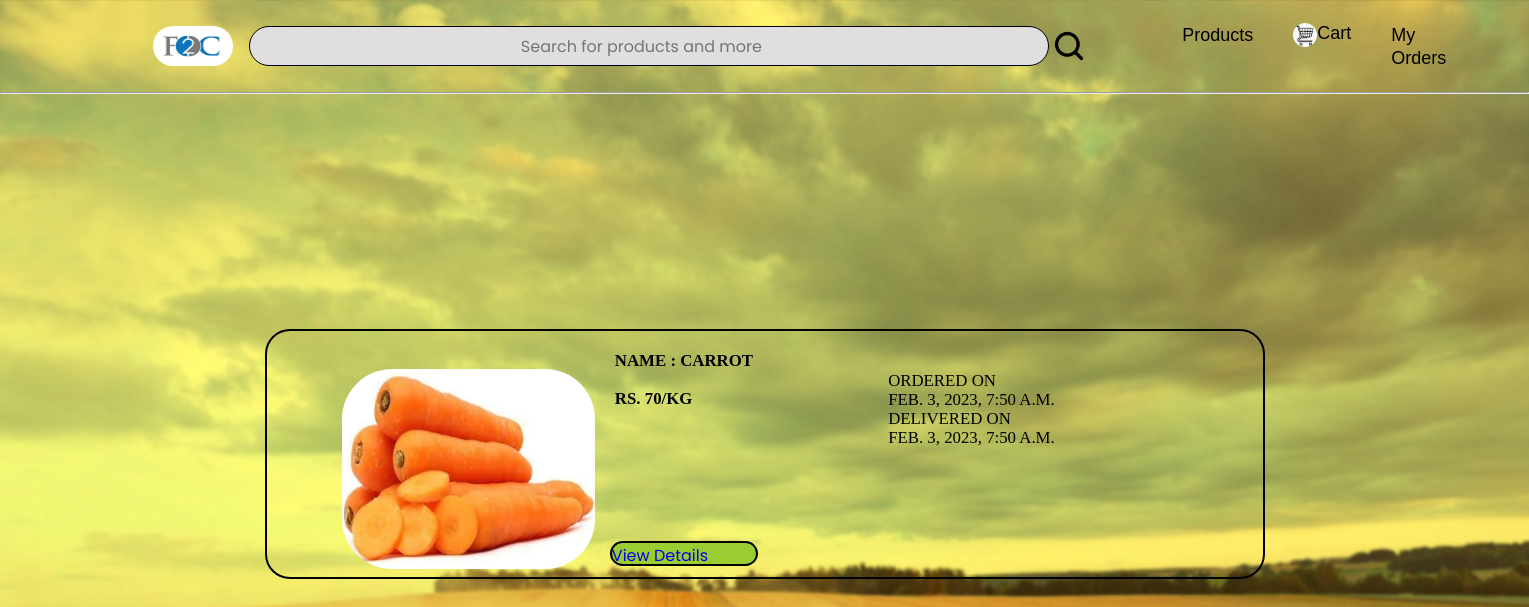
The page /myOrders/ (signed in) on the database its author committed.
### sales/models.py (models this page shows, shortened)
class Order(models.Model):
    customer = models.ForeignKey(Customer, on_delete=models.CASCADE)
    farmer = models.ForeignKey(Farmer, on_delete=models.CASCADE)
    crop = models.ForeignKey(Crop, on_delete=models.CASCADE)
    qty = models.IntegerField()
    order_date = models.DateTimeField(auto_now=False, auto_now_add=True)
    deliver_date = models.DateTimeField(auto_now=False, auto_now_add=True)
    delivered = models.BooleanField(default=False)
    total_price = models.FloatField(default=0,blank=True,null=True)

class Crop(models.Model):
    farmer_name = models.ForeignKey(Farmer, on_delete=models.CASCADE)
    crop_name = models.CharField(max_length=50)
    stock = models.IntegerField()
    cost = models.IntegerField()
    desc = models.TextField(blank=True, null=True)
    image = models.ImageField(upload_to='crop_images/')

### sales/views.py (the view)
# urls.py: path('myOrders/',myOrders, name='myOrders'),
def myOrders(request):
    customer = CustomUser.objects.get(username=request.user)
    user = Customer.objects.get(name=customer)
    orders = Order.objects.filter(customer=user)
    products = Crop.objects.all()
    for order in orders:
        print(order.__dict__.keys())
    mylist = zip(orders,products)
    context = {'orders':orders,'user_type':customer.user_type, 'products':products,"mylist":mylist}
    return render(request, 'sales/myOrders.html',context)

### authentication/models.py (called while the page is built)
    def __str__(self):
      return self.username

### sales/templates/sales/myOrders.html (shortened to what this page needs)
{% extends 'sales/base_file.html' %}  {%block content %}
        <div class="fcontainer">
            {% for order,product in mylist %}
            <div class="a">
                <img src="{{order.crop.image.url}}" class="customerOrdersImage">
                <div class="info">
                    <div class="name">
                        <p class="b">Name : {{order.crop.crop_name}}</p>
                        <br>
                        <p class="c">Rs. {{order.crop.cost}}/Kg</p>
                    </div>
                    <div class="detail">
                        <p class="d">Ordered on <br>{{order.order_date}}</p>
                        <p class="e">Delivered on <br>{{order.deliver_date}}</p>
                    </div>
                    <a href="{% url 'productDetail' product.id %}" class="click">View Details</a>
                </div>
            </div>
            {% endfor %}
        </div>
        {% endblock content %}

### static/visit.css (style rules this page uses)
* { margin: 0; padding: 0; font-family: 'Poppins', sans-serif; }
body { min-height: 100vh; max-width: 100vw; width: 100%; background-image: url('./images/bg_new.png'); background-position: center; background-size: cover; }
* { box-sizing: border-box; margin: 0; padding: 0; }
.c { display: flex; align-content: center; flex-direction: row; }
.fcontainer { display: flex; flex-direction: column; flex-wrap: wrap; width: 100%; height: 90vh; justify-content: space-evenly; box-sizing: border-box; }
img { border-radius: 50px; width: 253px; height: 200px; margin-top: 25px; margin-left: 1px; }
.click { background-color: yellowgreen; border: 2px solid black; border-radius: 25px; margin-bottom: 20px; width: 25%; height: 10%; margin-left: 15px; }
.a { display: flex; flex-direction: row; flex-wrap: wrap; justify-content: center; align-items: center; border: 2px solid black; border-radius: 25px; box-sizing: border-box; width: 1000px; height: 250px; margin: auto; }
.info { display: flex; flex-direction: row; flex-wrap: wrap; justify-content: space-between; width: fit-content; height: 250px; }
.name { font-family: 'Montserrat'; font-style: normal; font-weight: 600; font-size: 24px; line-height: 19px; margin-top: 20px; margin-left: 20px; }
.detail { width: 300px; height: 170px; font-family: 'Montserrat'; font-style: normal; font-weight: 500; font-size: 20px; line-height: 19px; margin-top: 40px; margin-left: 20px; }
a { text-decoration: none; }
p { font-family: 'Montserrat'; font-style: normal; font-weight: 20%; font-size: 1.1vw; line-height: auto; text-transform: uppercase; color: #000000; }
body { margin: 0; font-family: sans-serif; }

### rows shown on the page
Order: crop.image (picture), crop.crop_name "CARROT", crop.cost "70", order_date "FEB. 3, 2023, 7:50 A.M.", deliver_date "FEB. 3, 2023, 7:50 A.M."
